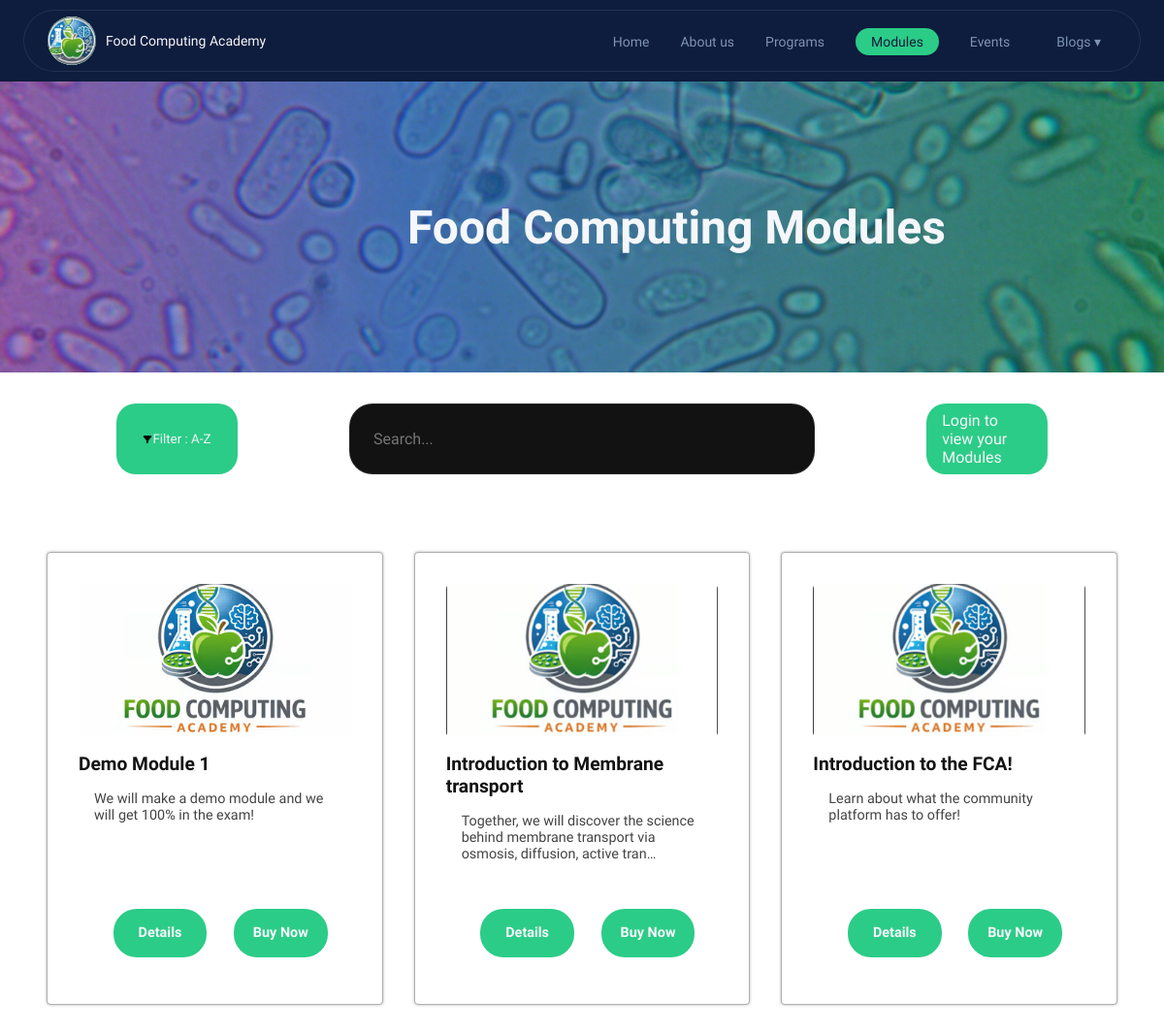
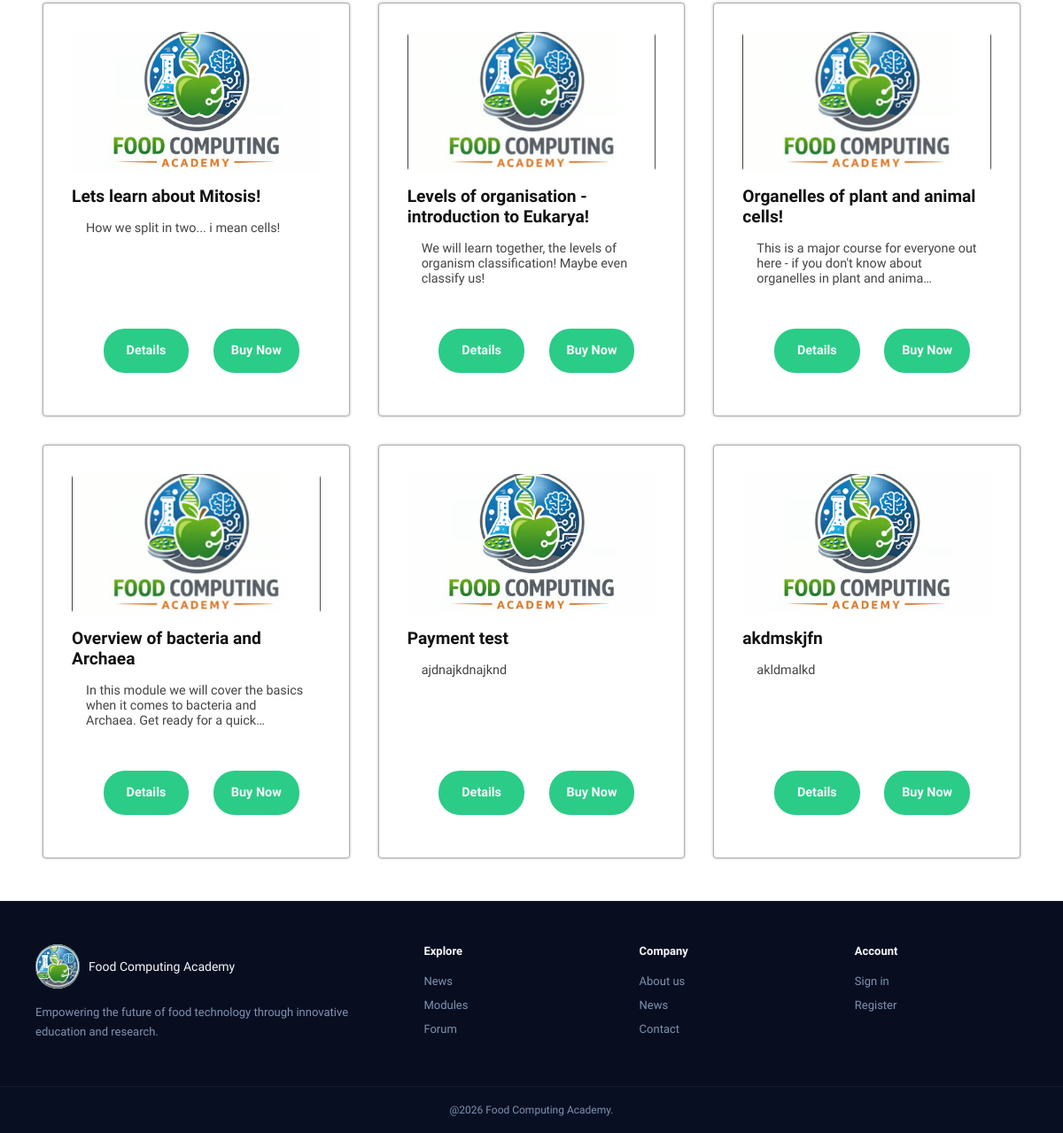
The page /modules on the database its author committed (2 pictures, top to bottom).
### tables this page shows
CREATE TABLE "modules" (
	"id"	INTEGER,
	"title"	TEXT NOT NULL,
	"description"	TEXT,
	"price"	INTEGER NOT NULL DEFAULT 0,
	"image_url"	TEXT,
	PRIMARY KEY("id" AUTOINCREMENT)
);

### backend/api_routing.py (the view)
    @app.route("/modules", methods = ["GET"])
    def modules(page=1):
        page = request.args.get('page', 1, type=int)
        max_modules = 20
        id = -1
        if session.get('user_id'):
            id = session.get('user_id')
        conn, cursor = get_db()
        query = """
        SELECT DISTINCT modules.id,modules.title,modules.description,modules.price,
        CASE WHEN EXISTS (
SELECT user_modules2.* FROM user_modules as user_modules2
WHERE user_modules2.user_id == ? AND user_modules2.module_id == modules.id)
       THEN 0
       ELSE 1
  END AS "not_purchased"
        ,count(*) OVER() AS "full_count", modules.image_url
        FROM modules
        LEFT JOIN user_modules ON user_modules.module_id = modules.id
        ORDER BY modules.title ASC
        LIMIT ? OFFSET ?
        """
        cursor.execute(query,(id,max_modules,(page-1)*max_modules,))
        records = cursor.fetchall()
        columns = [description[0] for description in cursor.description]
        modules = [dict(zip(columns, row)) for row in records]
        modules = [dict(zip(columns, row)) for row in records]
        for m in modules:
            if not m["image_url"] or m["image_url"] == "NIL":
                m["image_url"] = "../frontend/assets/defaults/default_module_image.png"
        pages = 1
        for i in records:
            pages = math.ceil(i["full_count"]/max_modules)
        close_db()
        return render_template("modules.html",modules = modules,page = page,pages = pages)

### backend/database.py (called while the page is built)
def get_db():
    if 'db' not in g:
        BASE_DIR = os.path.dirname(os.path.abspath(__file__))
        DB_PATH = os.path.join(BASE_DIR, '..', 'database', 'food_computing_academy_website.db')
        g.db = sqlite3.connect(DB_PATH)
        g.db.row_factory = sqlite3.Row
        cursor = g.db.cursor()
    return g.db, cursor

### frontend/templates/modules.html (shortened to what this page needs)
<!DOCTYPE html>
<html lang="en">
<head>
<link rel="stylesheet" href="{{ url_for('static', filename='styles/styling.css') }}">
<link rel="stylesheet" href="{{ url_for('static', filename='styles/all_modules.css') }}">
<link rel="stylesheet" href="js/homepage.js">
</head>
<body>
{% include 'nav.html' %}
<div class="modules_title">
    <div class="intro_right">
    </div>
    <div class="intro_left">
        <h1>Food Computing Modules</h1>
    </div>
</div>
 <div class = "module_features">
    <button class="btn-search">
        <img src="{{ url_for('static', filename='assets/filter.png') }}" alt="Filter">
        Filter : A-Z
    </button>
    <div class="search-box">
        <input type="text" placeholder="Search..." id="search-input">
    </div>
    {% if session.get('user_id') %}
    <a class="btn-search" href="/modules/your_modules">Your Modules</a>
    {% else %}
    <a class="btn-search" href="/login">Login to view your Modules</a>
    {% endif %}
</div>
<div class="modules_list">
{% for module in modules %}
    <div class="module {% if module.not_purchased == 0 %}purchased{% endif %}">
        {% if module.image_url %}
            <div class="module_image_wrap">
                <img class="module_image" src="{{ url_for('static', filename=module.image_url) }}">
            </div>
        {% endif %}
        <h3>{{ module.title }}</h3>
        <p>{{ module.description[:100] }}{% if module.description|length > 100 %}…{% endif %}</p>
        <div class="actions">
            <a class="btn-submit" href="/modules/view/{{module.id}}">Details</a>
            {% if module.not_purchased == 1 %}
                {% if session.get('user_id') %}
                <form action="/modules/view/{{module.id}}" method="POST">
                    <button class="btn-submit" href="/modules/view/{{module.id}}">Buy Now</button>
                </form>
                {% else %}
                <a class="btn-submit" href="/login">Buy Now</a>
                {% endif %}
            {% endif %}
        </div>
    </div>
    {% endfor %}
</div>
{% include 'footer.html' %}
</body>
</html>

### frontend/templates/nav.html (shortened to what this page needs)
<nav>
<a href="/" class="nav-logo">
    <div class="nav-logo-circle">
        <img src="{{ url_for('static', filename='assets/food_computing_logo.jpg') }}" alt="no img found :(">
    </div>
    Food Computing Academy
</a>
<div class="nav_left">
<ul class="nav-links">
 {%  if request.path == '/' %}
<li><a href="/" class="active">Home</a></li>
{% else %}
<li><a href="/">Home</a></li>
{% endif %}
{%  if '/admin' in request.path %}
  <li><a href="/admin" class="active">Admin</a></li>
{% else %}
  {%  if '/about_team' in request.path %}
  <li><a href="/about_team" class="active">About us</a></li>
  {% else %}
  <li><a href="/about_team">About us</a></li>
  {% endif %}
  {%  if '/programs' in request.path %}
  <li><a href="/programs" class="active">Programs</a></li>
  {% else %}
  <li><a href="/programs">Programs</a></li>
  {% endif %}
  {%  if '/modules' in request.path %}
  <li><a href="/modules" class="active">Modules</a></li>
  {% else %}
  <li><a href="/modules">Modules</a></li>
  {% endif %}
  {%  if '/events' in request.path %}
  <li><a href="/events" class="active">Events</a></li>
  {% else %}
  <li><a href="/events">Events</a></li>
  {% endif %}
  {%  if '/blogs' in request.path %}
  <div class="newsdropdown">
    <li><a href="/blogs" class="newsdropbtn active">Blogs ▾</a>
    <div class="newsdropdown-content">
      {% if session.get('user_id') %}
      <a href="/news">News</a>
      <a href="/forum">Forums</a>
      <a href = "/blogs">Blogs</a>
      {% else %}
      <a href="/login">News</a>
      <a href="/login">Forums</a>
      {% endif %}
    </div>
  </div>
  {% else %}
  <div class="newsdropdown">
    <li><a href="/blogs" class="newsdropbtn ">Blogs ▾</a>
  </div>
  {% endif %}
{% endif %}
</ul>
</div>
</nav>

### frontend/templates/footer.html
<footer>
    <div>
        <div class="nav-logo" style="margin-bottom: 1rem;">
            <div class="nav-logo-circle">
                <img src="{{ url_for('static', filename='assets/food_computing_logo.jpg') }}" alt="Food Computing Academy logo">
            </div>Food Computing Academy</div>
        <p style="color: var(--muted); font-size: 13px; line-height: 1.7;">Empowering the future of food technology through innovative education and research.</p>
    </div>
    <div>
        <h4>Explore</h4>
        <ul>
            <li><a href="/programs">News</a></li>
            <li><a href="/modules">Modules</a></li>
            <li><a href="/forum">Forum</a></li>
        </ul></div>
    <div>
        <h4>Company</h4>
        <ul>
            <li><a href="/about_team">About us</a></li>
            <li><a href="/news">News</a></li>
            <li><a href="/contact_us">Contact</a></li>
        </ul></div>
    <div>
        <h4>Account</h4>
        <ul>
            <li><a href="/login">Sign in</a></li>
            <li><a href="/create_account">Register</a></li>
        </ul></div></footer>
<div class="footer-bottom">@2026 Food Computing Academy.</div>

### frontend/styles/styling.css (style rules this page uses)
*, *::before, *::after { box-sizing: border-box; margin: 0; padding: 0; }
:root { --navy: #0e1c3d; --navy-mid: #192d56; --green: #2bcc87; --green-dark:#179e63; --white: #f5f7fa; --muted: #7e93b2; --card: rgba(255, 255, 255, 0.055); --border: rgba(255, 255, 255, 0.09); }
body { font-family: 'Sora', sans-serif; background: var(--navy); color: var(--white); overflow-x: hidden; }
nav { color: var(--navy-mid); position: sticky; top: 0; z-index: 90; background: var(--navy); display: flex; align-items: center; justify-content: space-between; padding: 0 1.5rem; height: 64px; margin: 10px 1.5rem; border-radius: 40px; border: 1px solid var(--border); }
.nav-logo { display: flex; align-items: center; gap: 10px; font-size: 14px; font-weight: 500; color: var(--white); text-decoration: none; overflow: hidden; }
.nav-logo-circle { width: 50px; height: 50px; background: var(--green); border-radius: 50%; overflow: hidden; display: flex; align-items: center; justify-content: left; flex-shrink: 0; }
.nav-logo-circle img { height: 100%; width: 100%; object-fit: cover; }
.nav-links { display: flex; align-items: center; gap: 2rem; list-style: none; }
.nav-links a { color: var(--muted); text-decoration: none; font-size: 14px; transition: color 0.2s; }
.nav-links a.active { background: var(--green); color: var(--navy); padding: 6px 16px; border-radius: 20px; font-weight: 500; }
.nav_left { float: left; }
.btn-search { background: var(--green); color: var(--navy); font-family: 'Sora', sans-serif; cursor: pointer; transition: background 0.2s; padding: 8px 16px; border-radius: 20px; border: none; }
.newsdropbtn { padding: 16px; font-size: 16px; cursor: pointer; zindex: 2; }
.search-box { background: var(--navy-mid); border: 1px solid var(--border); border-radius: 12px; padding: 1rem 1.5rem; display: flex; gap: 1rem; width: 500px; }
.search-box input { background: none; border: none; outline: none; color: var(--white); font-family: 'Sora', sans-serif; font-size: 16px; flex: 1; }
footer { background: #080e20; padding: 3rem 2.5rem; border-top: 1px solid rgba(255, 255, 255, 0.06); display: grid; grid-template-columns: 2fr 1fr 1fr 1fr; gap: 3rem; }
footer h4 { font-size: 13px; font-weight: 600; margin-bottom: 1rem; }
footer ul { list-style: none; }
footer ul li { margin-bottom: 8px; }
footer ul li a { color: var(--muted); text-decoration: none; font-size: 13px; transition: color 0.2s; }
.footer-bottom { background: #080f22; text-align: center; padding: 1.2rem; font-size: 12px; color: var(--muted); border-top: 1px solid rgba(255, 255, 255, 0.06); }
body { min-height: 100vh; min-height: 100dvh; display: flex; flex-direction: column; }
footer { margin-top: auto; }
.btn-submit { width: 100%; background: var(--green); color: rgb(230, 230, 230); border: none; padding: 12px; border-radius: 25px; font-weight: 600; font-size: 14px; font-family: 'Sora', sans-serif; cursor: pointer; margin-top: 1rem; transition: background 0.1s; text-decoration: none; }

### rows shown on the page
modules: image_url (placeholder picture), title "Demo Module 1", description "We will make a demo module and we will get 100% in the exam!"
modules: image_url (picture), title "Introduction to Membrane transport", description "Together, we will discover the science behind membrane transport via osmosis, diffusion, active tran"
modules: image_url (picture), title "Introduction to the FCA!", description "Learn about what the community platform has to offer!"
modules: image_url (placeholder picture), title "Lets learn about Mitosis!", description "How we split in two... i mean cells!"
modules: image_url (picture), title "Levels of organisation - introduction to Eukarya!", description "We will learn together, the levels of organism classification! Maybe even classify us!"
modules: image_url (picture), title "Organelles of plant and animal cells!", description "This is a major course for everyone out here - if you don't know about organelles in plant and anima"
modules: image_url (picture), title "Overview of bacteria and Archaea", description "In this module we will cover the basics when it comes to bacteria and Archaea. Get ready for a quick"
modules: image_url (placeholder picture), title "Payment test", description "ajdnajkdnajknd"
modules: image_url (placeholder picture), title "akdmskjfn", description "akldmalkd"
